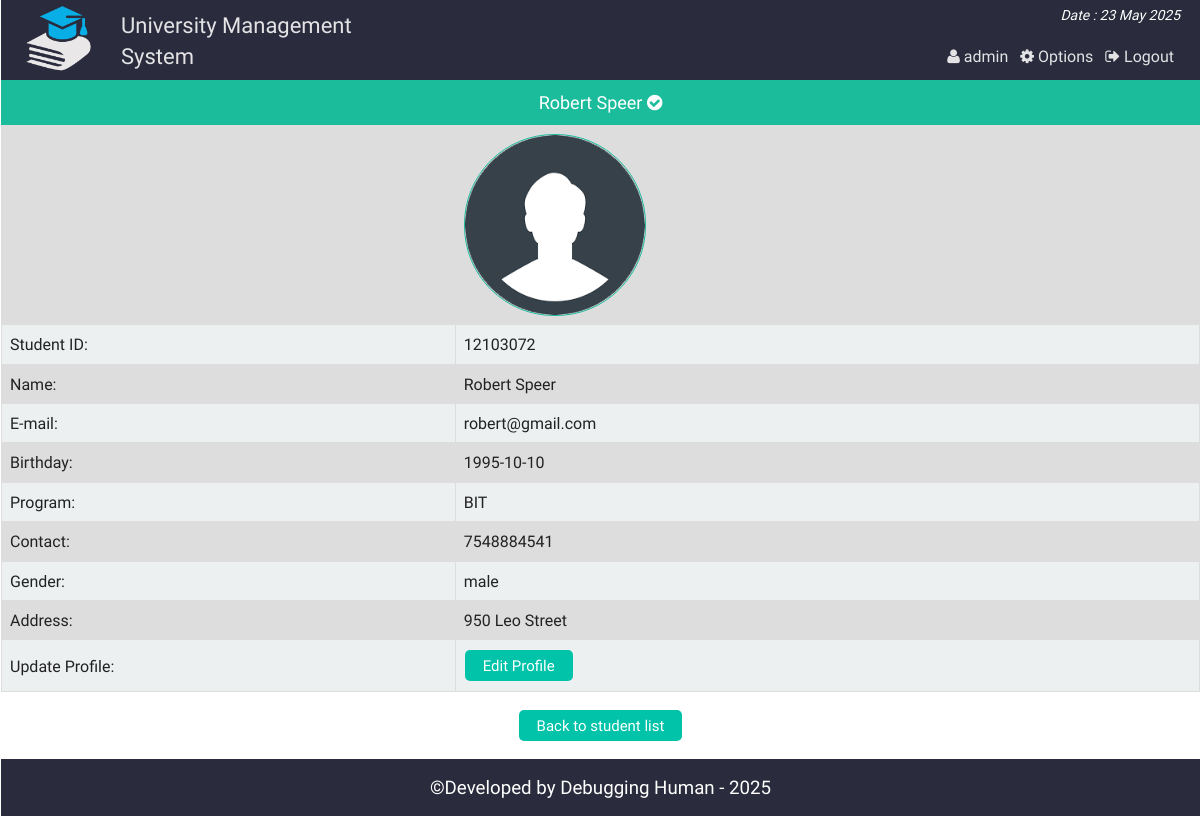
Before: /admin_single_student.php?id=12103072 (signed in) with the older database file.
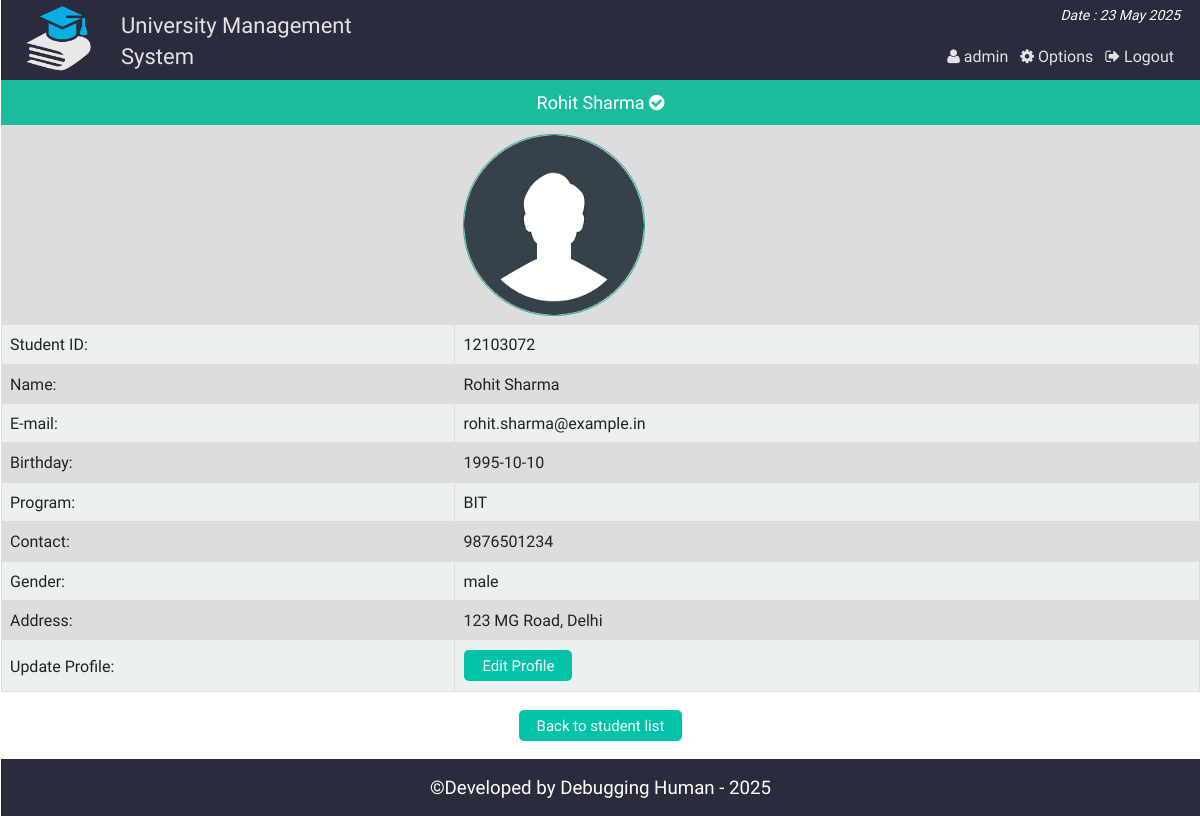
After: the same page with the newer database file.
### tables this page shows
CREATE TABLE `st_info` (
  `st_id` int(11) NOT NULL,
  `name` varchar(100) NOT NULL,
  `password` varchar(32) NOT NULL,
  `email` varchar(50) NOT NULL,
  `bday` date NOT NULL,
  `program` varchar(10) NOT NULL,
  `contact` varchar(20) NOT NULL,
  `gender` varchar(10) NOT NULL,
  `address` varchar(255) NOT NULL,
  `img` varchar(255) DEFAULT NULL
);

### admin_single_student.php (the view, shortened to what this page needs)
<?php
	require "php/config.php";
	require_once "php/functions.php";
	$user = new login_registration_class();
	if(isset($_REQUEST['id'])){
		$st_id = $_REQUEST['id'];
	}else{
		header('Location: admin.php');
		exit();
	}
?>
<?php
include "php/headertop_admin.php";
?>
<div class="profile">
		<p style="font-size:18px;text-align:center;background:#1abc9c;color:#fff;padding:10px;margin:0"><?php $user->getusername($st_id); ?> <i class="fa fa-check-circle" aria-hidden="true"></i></p>
		<table class="tab_one">
			<?php
				$getuser = $user->getuserbyid($st_id);
				while($row = $getuser->fetch_assoc()){
			?>
			<tr>
				<td></td>
				<?php if(empty($row['img'])){?>
				<td><img src="img/default.png" style="height:180px; width:180px; border:1px #1ABC9C solid;border-radius:90px" alt="" /></td>
				<?php }else{ ?>
				<td><img src="img/student/<?php echo $row['img']; ?>" style="height:180px; width:180px; border:1px #1ABC9C solid;border-radius:90px" alt="" /></td>
				<?php }?>
			</tr>
			<tr>
				<td>Student ID: </td>
				<td><?php echo $row['st_id']; ?></td>
			</tr>
			<tr>
				<td>Name: </td>
				<td><?php echo $row['name']; ?></td>
			</tr>
			<tr>
				<td>E-mail: </td>
				<td><?php echo $row['email']; ?></td>
			</tr>
			<tr>
				<td>Birthday: </td>
				<td><?php echo $row['bday']; ?></td>
			</tr>
			<tr>
				<td>Program: </td>
				<td><?php echo $row['program']; ?></td>
			</tr>
			<tr>
				<td>Contact: </td>
				<td><?php echo $row['contact']; ?></td>
			</tr>
			<tr>
				<td>Gender: </td>
				<td><?php echo $row['gender']; ?></td>
			</tr>
			<tr>
				<td>Address: </td>
				<td><?php echo $row['address']; ?></td>
			</tr>
			<tr>
				<td>Update Profile: </td>
				<td><a href="admin_single_student_update.php?id=<?php echo $row['st_id'];?>"><button class="editbtn">Edit Profile</button></a></td>
			</tr>
			<?php  } ?>
		</table>
		<div class="back fix">
			<p style="text-align:center"><a href="admin_all_student.php"><button class="editbtn">Back to student list</button></a></p>
		</div>
</div>
<?php include "php/footerbottom.php";?>

### php/functions.php (shortened to what this page needs)
<?php
class login_registration_class{
	public function getusername($sid){
		global $conn;
		$query = $conn->query("select name from st_info where st_id='$sid'");
		$result = $query->fetch_assoc();
		echo $result['name'];
	}
	public function getuserbyid($st_id){
		global $conn;
		$query = $conn->query("select * from st_info where st_id='$st_id'");
		return $query;
	}
};
?>

Changed rows visible on the page:
changed st_info "BIT": name "Robert Speer" → "Rohit Sharma"; email "robert@gmail.com" → "rohit.sharma@example.in"; contact "7548884541" → "9876501234"; address "950 Leo Street" → "123 MG Road, Delhi"
